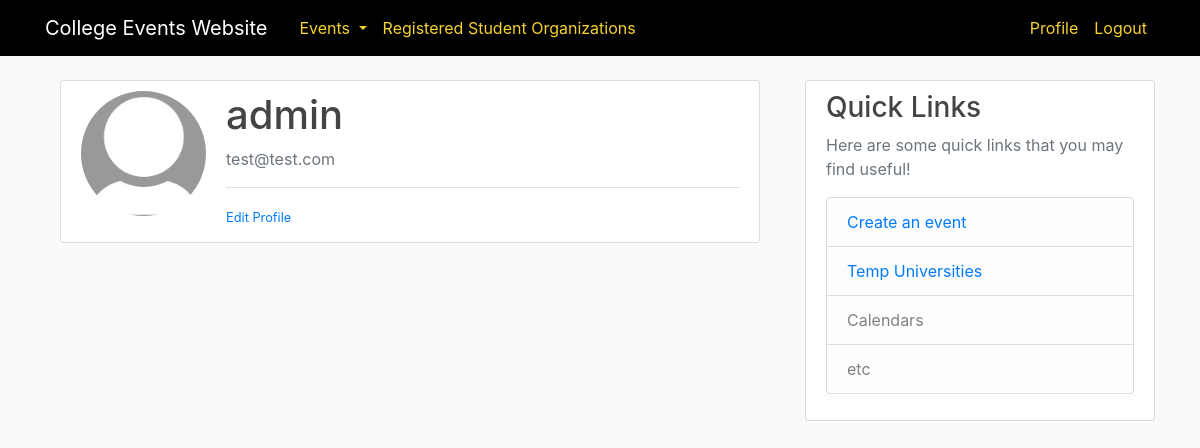
Screenshot of /profile/ (signed in) with the database file from the repository.
### Users/models.py (models this page shows, shortened)
class User(AbstractUser):
  is_admin = models.BooleanField(default=False)
  is_super_admin = models.BooleanField(default=False)

class Profile(models.Model):
  user = models.OneToOneField(User, on_delete=models.CASCADE)
  image = models.ImageField(default='default.png', upload_to='profile_pics')

### Users/views.py (the view)
# urls.py: path('profile/', user_views.profile, name='profile'),
@login_required
def profile(request):
  return render(request, 'Users/profile.html')

### Users/templates/Users/profile.html (shortened to what this page needs)
{% extends "Home/base.html" %}
{% load crispy_forms_tags %}
{% block content %}
  <main role="main" class="container">
        <div class="row">
            <div class="col-md-12">
                <div class="content-section">
                    <div class="media">
                        <img class="rounded-circle account-img" src="{{ user.profile.image.url }}">
                        <div class="media-body">
                            <h2 class="account-heading">{{ user.username }}</h2>
                            <p class="text-secondary">{{ user.email }}</p>
                            {% if user.username == request.user.username %}
                            <div class="border-top pt-3">
                                <small class="text-muted">
                                    <a href="{% url 'edit-profile' %}">Edit Profile</a>
                                </small>
                      </div>
                            {% endif %}
                        </div>
                    </div>
                </div>
            </div>
        </div>
    </main>
{% endblock content %}

### Events/static/Events/main.css (style rules this page uses)
body { background: #fafafa; color: #333333; margin-top: 5rem; }
h1, h2, h3, h4, h5, h6 { color: #444444; }
.content-section { background: #ffffff; padding: 10px 20px; border: 1px solid #dddddd; border-radius: 3px; margin-bottom: 20px; }
.account-img { height: 125px; width: 125px; margin-right: 20px; margin-bottom: 16px; }
.account-heading { font-size: 2.5rem; }

### rows the page displays
User: profile.image (placeholder picture), username "admin", email "test@test.com"
